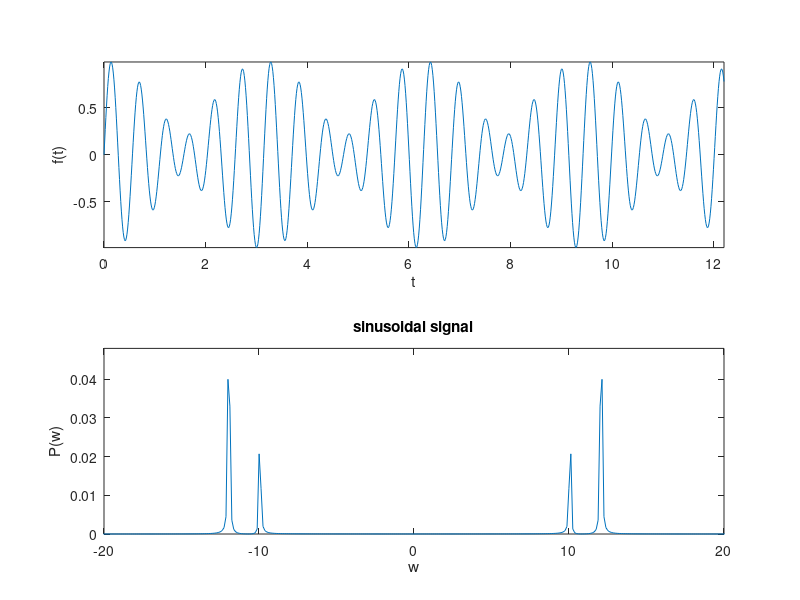
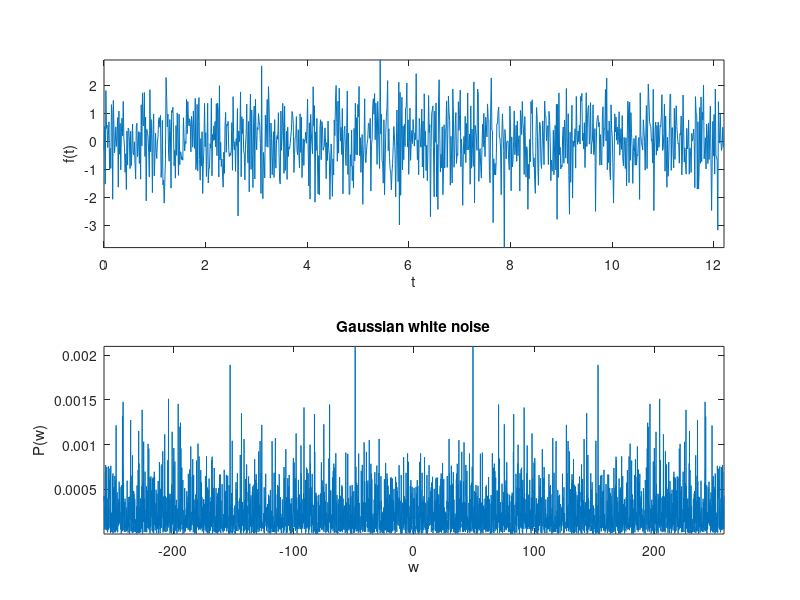
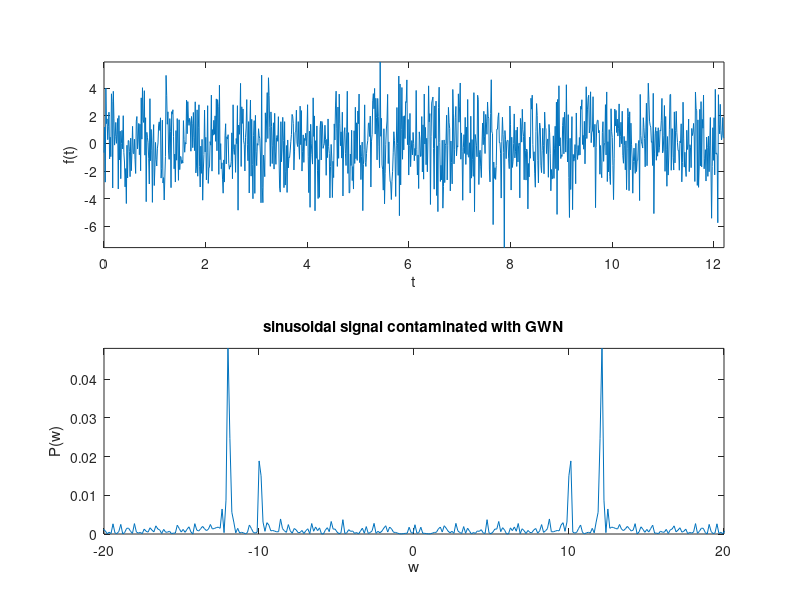

MATLAB code to generate these figures, in order:
function demo_FourierTransform
%% demo_fourierTransform: FT of a sine, GWM and a contaminated sin

%% Parameters for the simulation
N  = 2^12;  % Number of time steps
t0 = 0;     % initial time
T  = 50;    % length of interval

%% Simusoidal time series
t = linspace(t0,t0+T,N)'; % sampling times

w1 = 10; w2 = 12;                   % frequencis
f = 0.4*sin(w1*t) + 0.6*sin(w2*t);  % combination of sinusoidal time series

% Fourier transform 
FT_f = fft(f)/N;        % discrete Fourier transform
powerSpectrum = abs(fftshift(FT_f)).^2;   

% plot the results
figure(1);
auxPlot(t,f,N,T,powerSpectrum)
AXIS_1 = [-20 20 0 1.2*max(powerSpectrum)]; 
axis(AXIS_1);
title('sinusoidal signal')

%%   Gaussian white noise
X = randn(N,1);

% Fourier transform 
FT_X = fft(X)/N;        % discrete Fourier transform
powerSpectrum = abs(fftshift(FT_X)).^2;   

% Plot the results 
figure(2);
auxPlot(t,X,N,T,powerSpectrum)
title('Gaussian white noise')
axis('tight');
pause

%%  Simusoidal time series contaminated with Gaussian white noise
noiseAmplitude = 2.0; 
f = f + noiseAmplitude*X;

% Fourier transform 
FT_f = fft(f)/N;        % discrete Fourier transform
powerSpectrum = abs(fftshift(FT_f)).^2;   

% Plot the results 
figure(3);
auxPlot(t,f,N,T,powerSpectrum)
axis(AXIS_1);
title('sinusoidal signal contaminated with GWN')

end


%% Auxiliary function
function auxPlot(t,f,N,T,powerSpectrum)
subplot(2,1,1); 
nPlot = 1000; plot(t(1:nPlot),f(1:nPlot));
xlabel('t'); ylabel('f(t)');
axis('tight');
subplot(2,1,2);
wPlot = pi*N/T*linspace(-1,1,N);
plot(wPlot,powerSpectrum)
xlabel('w'); ylabel('P(w)');
end
